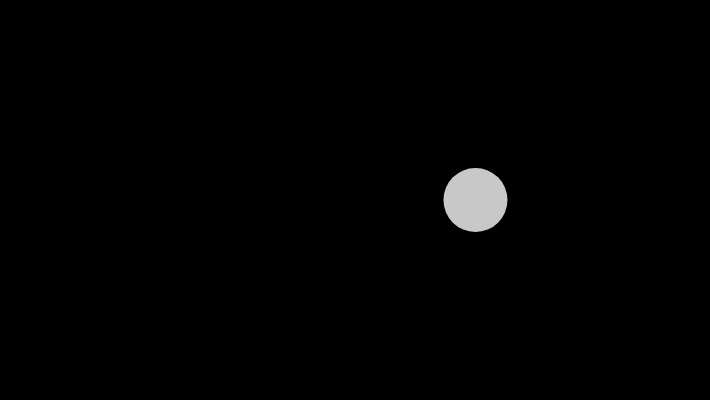
Frame 1 (no input)
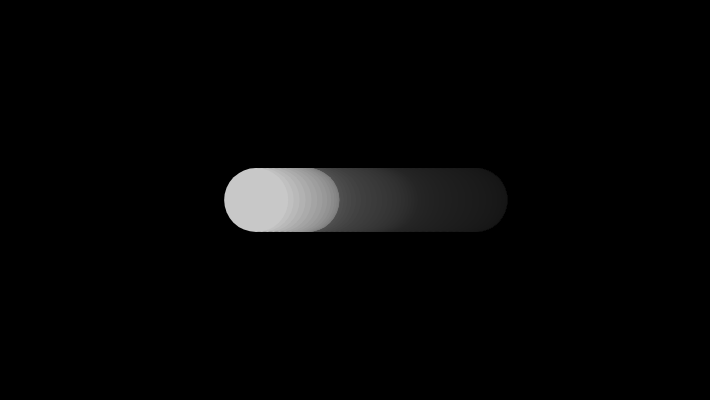
Frame 60 (no input)
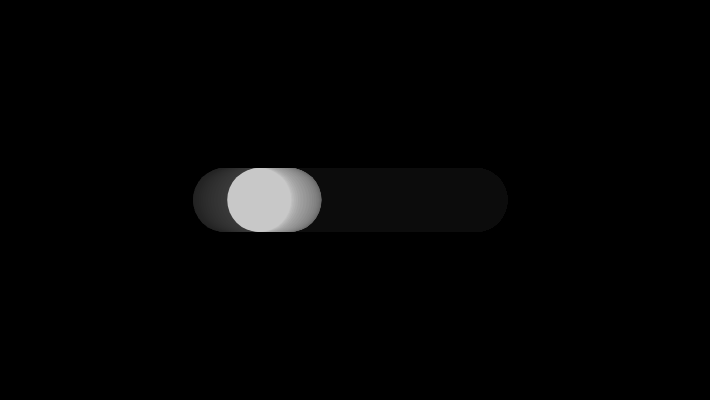
Frame 120 (the mouse pressed at the canvas centre since frame 60)

The p5.js sketch that drew these frames (run headless with seeded random() and noise() and a simulated clock; from frame 60 on, the mouse is pressed at the canvas centre):

// p5.js sketch
// ── sketch.js
let xoff = 0.0;
let xincrement = 0.01;

function setup() {
  createCanvas(710, 400);
  background(0);
  noStroke();
}

function draw() {
  // Create an alpha blended background
  fill(0, 10);
  rect(0, 0, width, height);

  //let n = random(0,width);  // Try this line instead of noise

  // Get a noise value based on xoff and scale
  // it according to the window's width
  let n = noise(xoff) * width;

  // With each cycle, increment xoff
  xoff += xincrement;

  // Draw the ellipse at the value produced by perlin noise
  fill(200);
  ellipse(n, height / 2, 64, 64);
}
